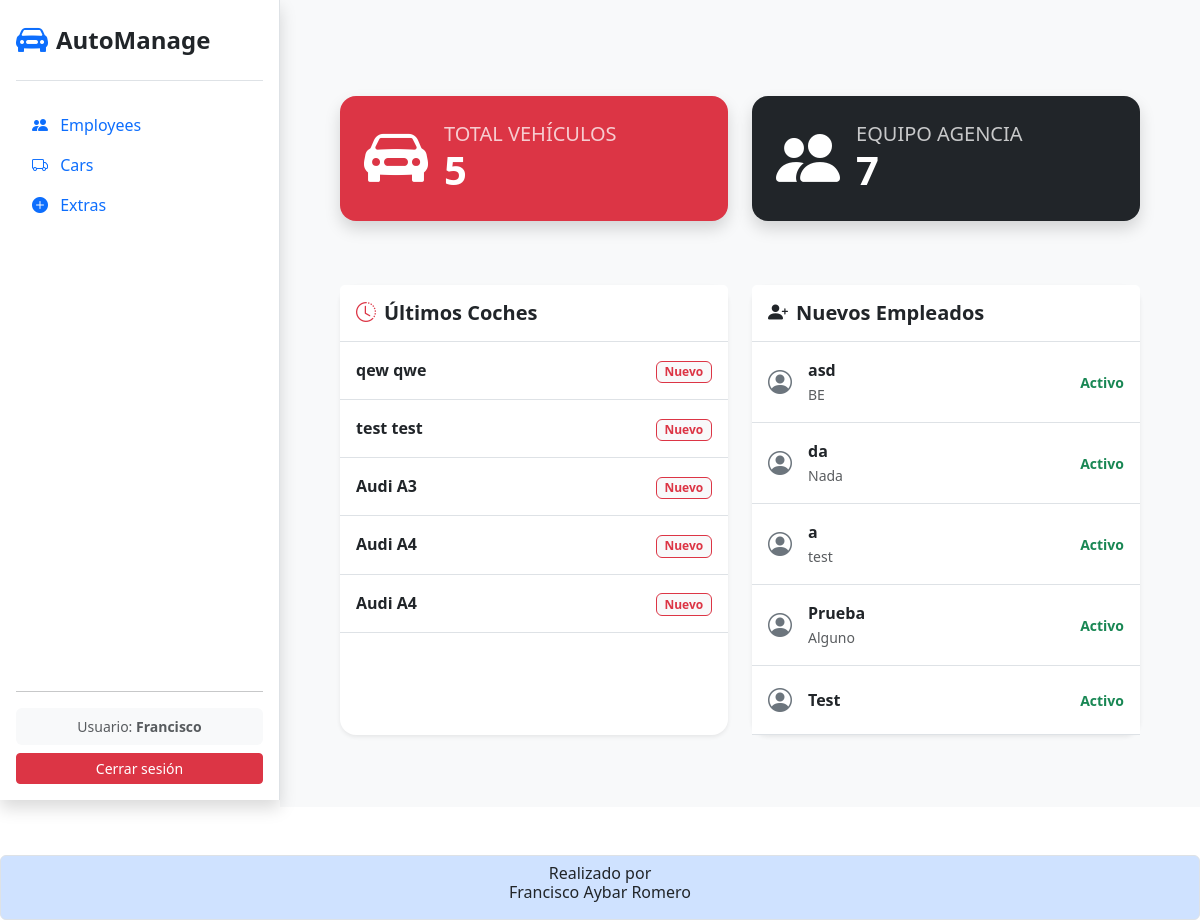
The page / (signed in) on the database as committed earlier.
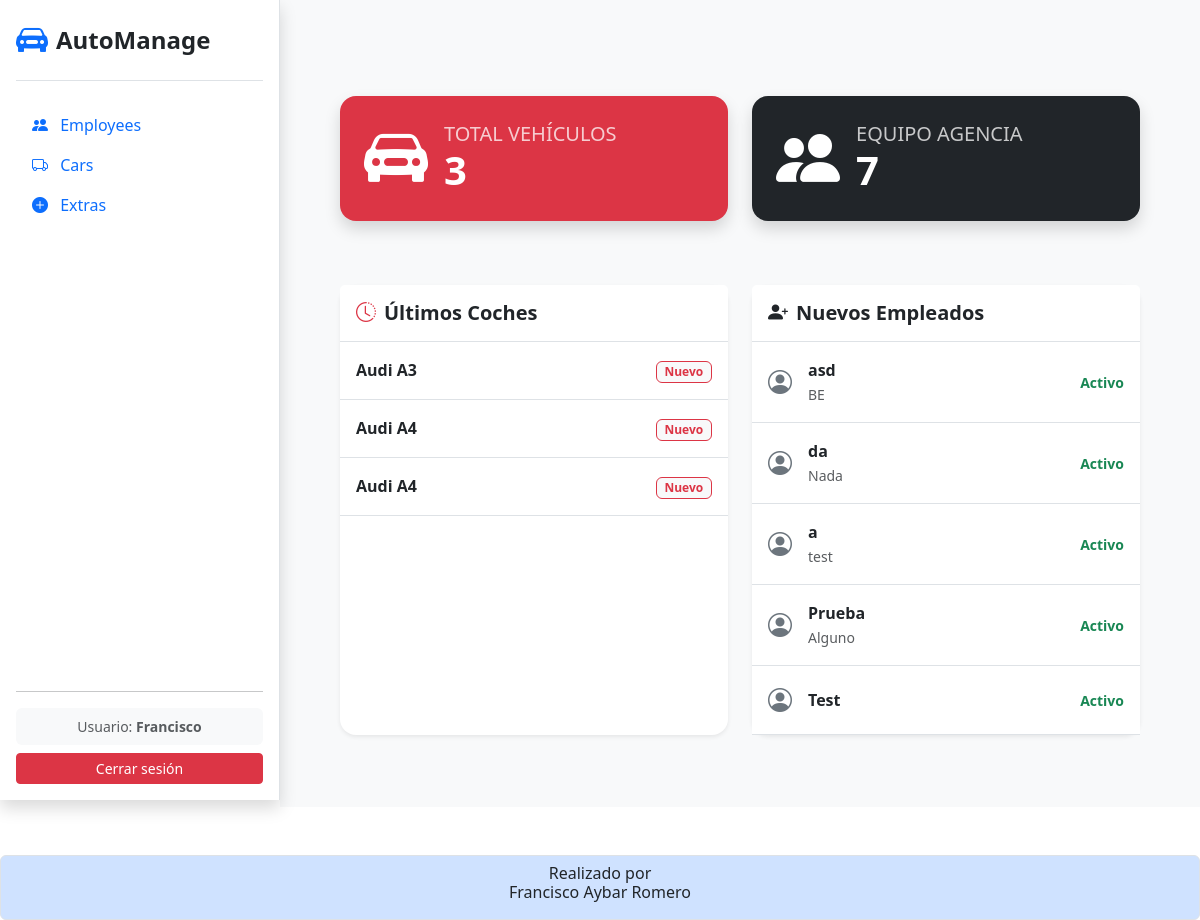
The same page on the database as committed later.
### app_agencia_coches/models.py (models this page shows, shortened)
class Cars (models.Model):
    marca = models.CharField (
        verbose_name = 'Marca',
        max_length = 100,
        default = ''
    )
    modelo = models.CharField (
        verbose_name = 'Modelo',
        max_length =  100,
        default = ''
    )
    fecha_fabricacion = models.DateField (
        verbose_name = 'Fecha de fabricacion',
        default = date.today
    )
    kilometros = models.PositiveIntegerField (
        verbose_name = 'Kilometros',
        default = 0
    )
    combustible = models.CharField (
        verbose_name = 'Combustible',
        max_length = 100,
        default = ''
    )
    color = models.CharField (
        verbose_name = 'Color',
        max_length = 100,
        default = ''
    )
    imagen = models.ImageField (
        verbose_name = 'Imagen',
        upload_to = "coches/",
        blank=True,
        null=True
    )
    fecha_modificacion = models.DateField (
        auto_now = True
    )
    creado_por = models.ForeignKey(
        Employee,
        verbose_name = 'Creado por',
        on_delete = models.CASCADE
    )
    extras = models.ManyToManyField(
        Extra,
        verbose_name = 'Extras',
        related_name = 'coches',
        blank=True
    )

class Employee (models.Model):
    user = models.OneToOneField(
        User,
        on_delete = models.CASCADE,
        null = True,
        blank = True
    )
    nombre = models.CharField (
        verbose_name = 'Nombre',
        max_length = 100,
        default = ''
    )
    apellidos = models.CharField (
        verbose_name = 'Apellidos',
        max_length = 100,
        default = ''
    )
    puesto = models.CharField (
        verbose_name = 'Puesto',
        max_length = 100,
        default = ''
    )
    fecha_contratacion = models.DateField (
        verbose_name = 'Fecha de contratacion',
        auto_now_add = True
    )
    foto = models.ImageField (
        verbose_name = 'Foto',
        upload_to = "empleados/",
        blank = True,
        null = True
    )

### app_agencia_coches/views.py (the view)
# urls.py: path('', views.dashboard, name='dashboard'),
@login_required
def dashboard(request):
    total_cars = Cars.objects.count()
    total_employees = Employee.objects.count()
    recent_cars = Cars.objects.all().order_by('-id')[:5]
    recent_employees = Employee.objects.all().order_by('-id')[:5]
    context = {
        'total_cars': total_cars,
        'total_employees': total_employees,
        'recent_cars': recent_cars,
        'recent_employees': recent_employees,
    }
    return render(request, 'index.html', context)

### app_agencia_coches/templates/index.html (shortened to what the changed rows need)
<!doctype html>
<html lang="es-ES">
    <head>
        {% block css %}
        <link
            href="https://cdn.jsdelivr.net/npm/bootstrap@5.3.2/dist/css/bootstrap.min.css"
            rel="stylesheet"
        />
        {% endblock css %}
        {% block icon %}
        <link rel="stylesheet" href="https://cdn.jsdelivr.net/npm/bootstrap-icons@1.13.1/font/bootstrap-icons.min.css">
        {% endblock icon %}
        {% load static %}
        <link rel="stylesheet" href="{% static 'css/blur_detalles.css' %}">
        <link rel="stylesheet" href="{% static 'css/style_sidebar.css' %}">
    </head>
    <body>
        <div id="wrapper">
            <main class="main-content w-100 bg-light p-3 p-md-5">
                {% block content %}
                <div class="container mt-5">
                    <div class="row mb-5">
                        <div class="col-md-6 mb-3">
                            <div class="card bg-danger text-white shadow border-0 rounded-4">
                                <div class="card-body d-flex align-items-center p-4">
                                    <div>
                                        <h5 class="text-uppercase mb-0 opacity-75">Total Vehículos</h5>
                                        <h1 class="fw-bold mb-0">{{ total_cars }}</h1>
                                    </div>
                                </div>
                            </div>
                        </div>
                        <div class="col-md-6 mb-3">
                            <div class="card bg-dark text-white shadow border-0 rounded-4">
                                <div class="card-body d-flex align-items-center p-4">
                                    <div>
                                        <h1 class="fw-bold mb-0">{{ total_employees }}</h1>
                                    </div>
                                </div>
                            </div>
                        </div>
                    </div>
                    <div class="row">
                        <div class="col-lg-6 mb-4">
                            <div class="card shadow-sm border-0 rounded-4 h-100">
                                <div class="card-body p-0">
                                    <div class="table-responsive">
                                        <table class="table table-hover mb-0">
                                            <tbody class="border-top-0">
                                                {% for car in recent_cars %}
                                                <tr>
                                                    <td class="p-3">
                                                        <div class="fw-bold text-dark">{{ car.marca }} {{ car.modelo }}</div>
                                                    </td>
                                                    <td class="p-3 text-end align-middle">
                                                        <span class="badge bg-light text-danger border border-danger">Nuevo</span>
                                                    </td>
                                                </tr>
                                                {% empty %}
                                                <tr class="text-center"><td class="p-4 text-muted">No hay coches registrados.</td></tr>
                                                {% endfor %}
                                            </tbody>
                                        </table>
                                    </div>
                                </div>
                            </div>
                        </div>
                        <div class="col-lg-6 mb-4">
                            <div class="card shadow-sm border-0 rounded-4 h-100">
                                <div class="card-body p-0">
                                    <div class="table-responsive">
                                        <table class="table table-hover mb-0">
                                            <tbody class="border-top-0">
                                                {% for emp in recent_employees %}
                                                <tr>
                                                    <td class="p-3 d-flex align-items-center">
                                                        {% if emp.foto %}
                                                            <img src="{{ emp.foto.url }}" class="rounded-circle me-3" style="width: 35px; height: 35px; object-fit: cover;">
                                                        {% else %}
                                                            <i class="bi bi-person-circle fs-4 me-3 text-secondary"></i>
                                                        {% endif %}
                                                        <div>
                                                            <div class="fw-bold text-dark">{{ emp.user.username }}</div>
                                                            <small class="text-muted">{{ emp.puesto }}</small>
                                                        </div>
                                                    </td>
                                                    <td class="p-3 text-end align-middle">
                                                        <span class="text-success small fw-bold">Activo</span>
                                                    </td>
                                                </tr>
                                                {% empty %}
                                                <tr class="text-center"><td class="p-4 text-muted">No hay empleados registrados.</td></tr>
                                                {% endfor %}
                                            </tbody>
                                        </table>
                                    </div>
                                </div>
                            </div>
                        </div>
                    </div>
                </div>
                {% endblock %}
            </main>
        </div>
    </body>
</html>

Rows that differ between the two databases and show on the page:
removed Cars: marca "qew", modelo "qwe"
removed Cars: marca "test", modelo "test"
Other text that changed with them:
{{ total_cars }}: "5" → "3"
